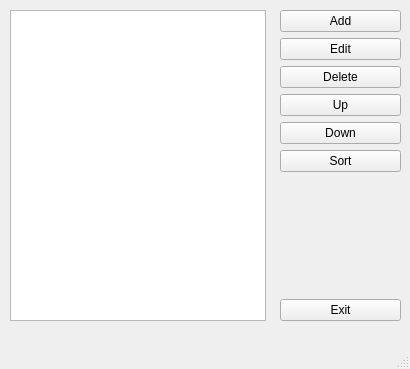
<?xml version="1.0" encoding="UTF-8"?>
<ui version="4.0">
 <class>MainWindow</class>
 <widget class="QMainWindow" name="MainWindow">
  <property name="geometry">
   <rect>
    <x>0</x>
    <y>0</y>
    <width>410</width>
    <height>369</height>
   </rect>
  </property>
  <property name="windowTitle">
   <string>MainWindow</string>
  </property>
  <widget class="QWidget" name="centralwidget">
   <widget class="QListWidget" name="listItems">
    <property name="geometry">
     <rect>
      <x>10</x>
      <y>10</y>
      <width>256</width>
      <height>311</height>
     </rect>
    </property>
   </widget>
   <widget class="QWidget" name="">
    <property name="geometry">
     <rect>
      <x>280</x>
      <y>10</y>
      <width>121</width>
      <height>311</height>
     </rect>
    </property>
    <layout class="QVBoxLayout" name="verticalLayout">
     <item>
      <widget class="QPushButton" name="btnAdd">
       <property name="text">
        <string>Add</string>
       </property>
      </widget>
     </item>
     <item>
      <widget class="QPushButton" name="btnEdit">
       <property name="text">
        <string>Edit</string>
       </property>
      </widget>
     </item>
     <item>
      <widget class="QPushButton" name="btnDelete">
       <property name="text">
        <string>Delete</string>
       </property>
      </widget>
     </item>
     <item>
      <widget class="QPushButton" name="btnUp">
       <property name="text">
        <string>Up</string>
       </property>
      </widget>
     </item>
     <item>
      <widget class="QPushButton" name="btnDown">
       <property name="text">
        <string>Down</string>
       </property>
      </widget>
     </item>
     <item>
      <widget class="QPushButton" name="btnSort">
       <property name="text">
        <string>Sort</string>
       </property>
      </widget>
     </item>
     <item>
      <spacer name="verticalSpacer">
       <property name="orientation">
        <enum>Qt::Vertical</enum>
       </property>
       <property name="sizeHint" stdset="0">
        <size>
         <width>20</width>
         <height>40</height>
        </size>
       </property>
      </spacer>
     </item>
     <item>
      <widget class="QPushButton" name="btnExit">
       <property name="text">
        <string>Exit</string>
       </property>
      </widget>
     </item>
    </layout>
   </widget>
  </widget>
  <widget class="QMenuBar" name="menubar">
   <property name="geometry">
    <rect>
     <x>0</x>
     <y>0</y>
     <width>410</width>
     <height>21</height>
    </rect>
   </property>
  </widget>
  <widget class="QStatusBar" name="statusbar"/>
 </widget>
 <resources/>
 <connections/>
</ui>
